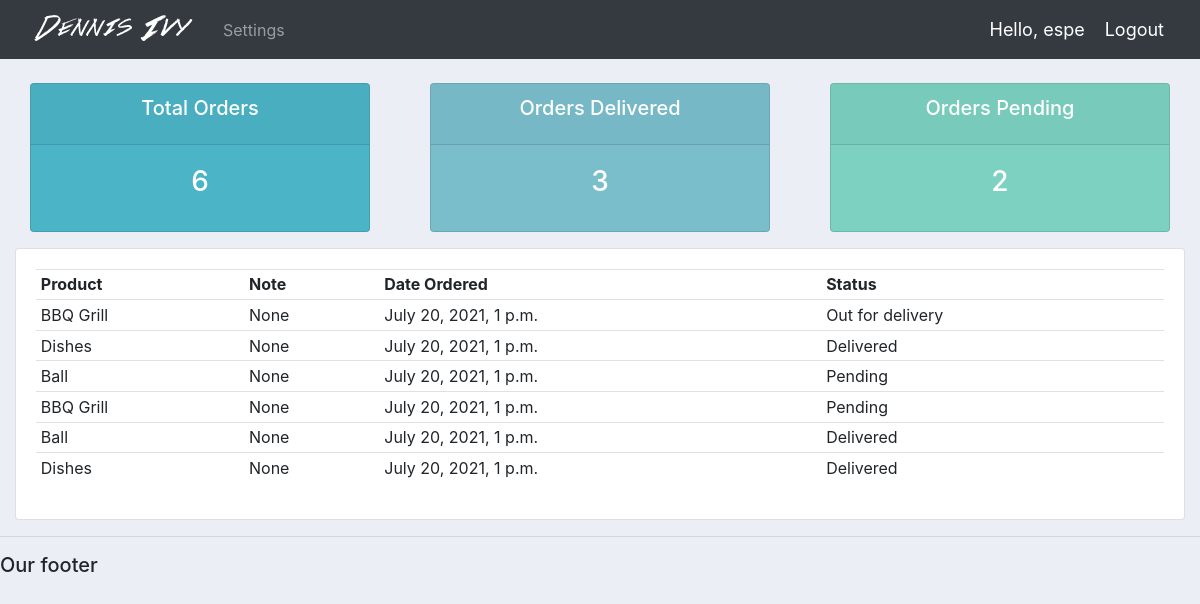
The page /user/ (signed in) on the database its author committed.
### accounts/models.py (models this page shows)
class Order(models.Model):
    STATUS = (
        ('Pending', 'Pending'),
        ('Out for delivery', 'Out for delivery'),
        ('Delivered', 'Delivered'),
    )
    customer = models.ForeignKey(Customer, null=True, on_delete=models.SET_NULL)
    product = models.ForeignKey(Product, null=True, on_delete=models.SET_NULL)
    date_created = models.DateTimeField(auto_now_add=True, null=True)
    status = models.CharField(max_length=200, null=True, choices=STATUS)
    note = models.CharField(max_length=1000, null=True)
    def __str__(self):
        return self.product.name

class Product(models.Model):
    CATEGORY = (
        ('Indoor', 'Indoor'),
        ('Out Door', 'Out Door'),
    )
    name = models.CharField(max_length=200, null=True)
    price = models.FloatField(null=True)
    category = models.CharField(max_length=200, null=True, choices=CATEGORY)
    description = models.CharField(max_length=200, null=True, blank=True)
    date_created = models.DateTimeField(auto_now_add=True, null=True)
    tags = models.ManyToManyField(Tag)
    def __str__(self):
        return self.name

### accounts/decorators.py (the view)
        def wrapper_func(request, *args, **kwargs):
            group = None
            if request.user.groups.exists():
                group = request.user.groups.all()[0].name
            if group in allowed_roles:
                return view_func(request, *args, **kwargs)
            else:
                return HttpResponse("You are not authorised to view this page")

### accounts/views.py (called while the page is built)
@login_required(login_url='login')
@allowed_users(allowed_roles=['customer'])
def userPage(request):
    orders = request.user.customer.order_set.all()
    total_orders = orders.count()
    delivered = orders.filter(status='Delivered').count()
    pending = orders.filter(status='Pending').count()
    print('ORDERS:', orders)
    context = {
        'orders': orders,
        'total_orders': total_orders,
        'delivered': delivered,
        'pending': pending
    }
    return render(request, 'accounts/user.html', context)

### accounts/templates/accounts/user.html
{%  extends 'accounts/main.html' %}
{% block content %}
{%  include 'accounts/status.html' %}
<div class="row">
	<div class="col-md">
		<div class="card card-body">
			<table class="table table-sm">
				<tr>
					<th>Product</th>
					<th>Note</th>
					<th>Date Ordered</th>
					<th>Status</th>
				</tr>
				{% for order in orders %}
				<tr>
					<td>{{order.product}}</td>
					<td>{{order.note}}</td>
					<td>{{order.date_created}}</td>
					<td>{{order.status}}</td>
				</tr>
				{% endfor %}
			</table>
		</div>
	</div>
</div>
{% endblock content %}

### accounts/templates/accounts/navbar.html (shortened to what this page needs)
{% load static %}
<nav class="navbar navbar-expand-lg navbar-dark bg-dark">
 <img src="{% static 'images/logo.png' %}">
  <div class="collapse navbar-collapse" id="navbarNav">
    <ul class="navbar-nav">
      {% if request.user.is_staff %}
      <li class="nav-item active">
        <a class="nav-link" href="{% url 'home' %}">Dashboard</a>
      </li>
      <li class="nav-item">
        <a class="nav-link" href="{% url 'products' %}">Products</a>
      </li>
        {% else %}
        <li class="nav-item">
        <a class="nav-link" href="{% url 'account' %}">Settings</a>
        </li>
        {% endif %}
    </ul>
  </div>
  <span class="hello-msg">Hello, {{request.user}}</span>
  <span ><a  class="hello-msg" href="{% url 'logout' %}">Logout</a></span>
</nav>

### accounts/static/css/main.css (style rules this page uses)
body { background-color: #ebeff5; }

### accounts/templates/accounts/navbar.html (style rules this page uses)
.hello-msg { font-size: 18px; color: #fff; margin-right: 20px; }

### rows shown on the page
Order: product "BBQ Grill", note "None", date_created "July 20, 2021, 1 p.m.", status "Out for delivery"
Order: product "Dishes", note "None", date_created "July 20, 2021, 1 p.m.", status "Delivered"
Order: product "Ball", note "None", date_created "July 20, 2021, 1 p.m.", status "Pending"
Order: product "BBQ Grill", note "None", date_created "July 20, 2021, 1 p.m.", status "Pending"
Order: product "Ball", note "None", date_created "July 20, 2021, 1 p.m.", status "Delivered"
Order: product "Dishes", note "None", date_created "July 20, 2021, 1 p.m.", status "Delivered"

### other values the page prints
{{ request.user }} "espe"
{{ total_orders }} "6"
{{ delivered }} "3"
{{ pending }} "2"
